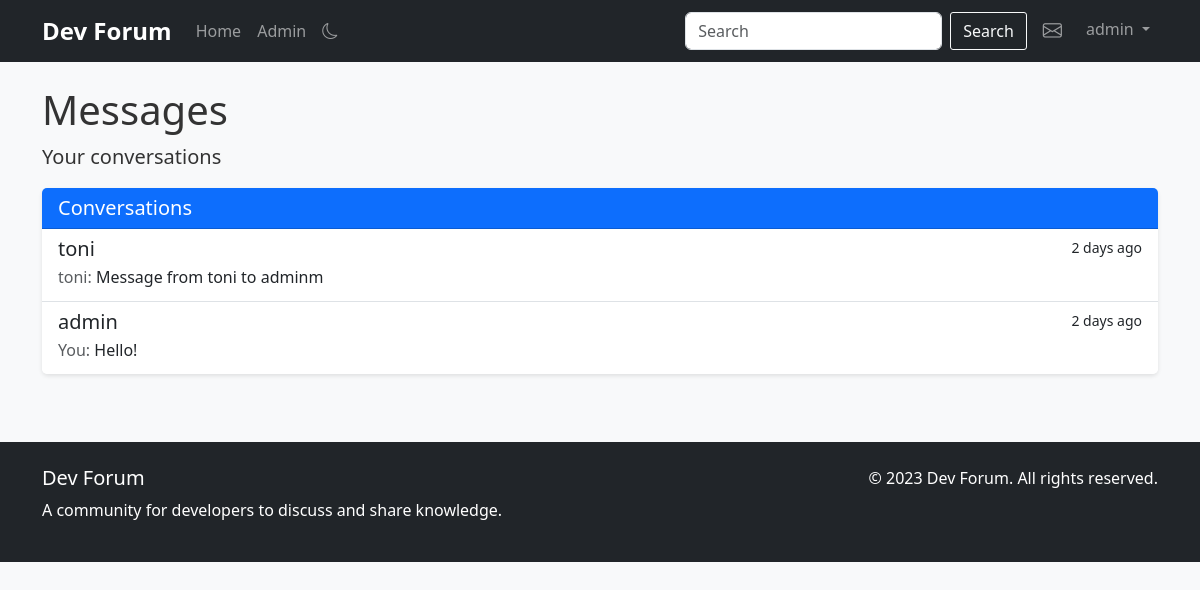
Screenshot of /messages (signed in) with the database file from the repository.
### app.py (models this page shows, shortened)
class User(db.Model, UserMixin):
    id = db.Column(db.Integer, primary_key=True)
    username = db.Column(db.String(80), unique=True, nullable=False, index=True)
    email = db.Column(db.String(120), unique=True, nullable=False, index=True)
    password_hash = db.Column(db.String(128))
    bio = db.Column(db.Text, nullable=True)
    join_date = db.Column(db.DateTime, default=datetime.utcnow, index=True)
    is_admin = db.Column(db.Boolean, default=False)
    posts = db.relationship('Post', backref='author', lazy='dynamic', cascade='all, delete-orphan')
    comments = db.relationship('Comment', backref='author', lazy='dynamic', cascade='all, delete-orphan')

class Message(db.Model):
    id = db.Column(db.Integer, primary_key=True)
    content = db.Column(db.Text, nullable=False)
    created_at = db.Column(db.DateTime, default=datetime.utcnow, index=True)
    is_read = db.Column(db.Boolean, default=False)
    sender_id = db.Column(db.Integer, db.ForeignKey('user.id'), nullable=False, index=True)
    recipient_id = db.Column(db.Integer, db.ForeignKey('user.id'), nullable=False, index=True)
    sender = db.relationship('User', foreign_keys=[sender_id], backref=db.backref('sent_messages', lazy='dynamic'))
    recipient = db.relationship('User', foreign_keys=[recipient_id], backref=db.backref('received_messages', lazy='dynamic'))

### app.py (the view)
@app.route('/messages')
@login_required
def messages():
    sent_to_users = db.session.query(User).join(Message, User.id == Message.recipient_id).filter(Message.sender_id == current_user.id).distinct().all()
    received_from_users = db.session.query(User).join(Message, User.id == Message.sender_id).filter(Message.recipient_id == current_user.id).distinct().all()
    conversation_users = list(set(sent_to_users + received_from_users))
    conversations = []
    for user in conversation_users:
        last_message = Message.query.filter(
            ((Message.sender_id == current_user.id) & (Message.recipient_id == user.id)) |
            ((Message.sender_id == user.id) & (Message.recipient_id == current_user.id))
        ).order_by(Message.created_at.desc()).first()
        unread_count = Message.query.filter_by(
            sender_id=user.id,
            recipient_id=current_user.id,
            is_read=False
        ).count()
        conversations.append({
            'user': user,
            'last_message': last_message,
            'unread_count': unread_count
        })
    conversations.sort(key=lambda x: x['last_message'].created_at if x['last_message'] else datetime.min, reverse=True)
    return render_template('messages.html', conversations=conversations)

### app.py (called while the page is built)
@app.template_filter('time_since')
def time_since(dt):
    now = datetime.utcnow()
    diff = now - dt
    if diff.days > 365:
        years = diff.days // 365
        return f"{years} year{'s' if years > 1 else ''} ago"
    elif diff.days > 30:
        months = diff.days // 30
        return f"{months} month{'s' if months > 1 else ''} ago"
    elif diff.days > 0:
        return f"{diff.days} day{'s' if diff.days > 1 else ''} ago"
    elif diff.seconds > 3600:
        hours = diff.seconds // 3600
        return f"{hours} hour{'s' if hours > 1 else ''} ago"
    elif diff.seconds > 60:
        minutes = diff.seconds // 60
        return f"{minutes} minute{'s' if minutes > 1 else ''} ago"
    else:
        return "just now"

@login_manager.user_loader
def load_user(user_id):
    return User.query.get(int(user_id))

### templates/messages.html (shortened to what this page needs)
{% extends "base.html" %}
{% block content %}
<div class="row">
    <div class="col-md-12">
        <h1>Messages</h1>
        <p class="lead">Your conversations</p>
        <div class="card">
            <div class="card-header bg-primary text-white">
                <h5 class="mb-0">Conversations</h5>
            </div>
            <div class="list-group list-group-flush">
                {% for conversation in conversations %}
                <a href="{{ url_for('conversation', username=conversation.user.username) }}" class="list-group-item list-group-item-action">
                    <div class="d-flex w-100 justify-content-between">
                        <h5 class="mb-1">
                            {{ conversation.user.username }}
                        </h5>
                        <small>
                            {% if conversation.last_message %}
                            {{ conversation.last_message.created_at|time_since }}
                            {% endif %}
                        </small>
                    </div>
                    {% if conversation.last_message %}
                    <p class="mb-1">
                        {% if conversation.last_message.sender_id == current_user.id %}
                        <span class="text-muted">You:</span>
                        {% else %}
                        <span class="text-muted">{{ conversation.user.username }}:</span>
                        {% endif %}
                        {{ conversation.last_message.content|truncate(100) }}
                    </p>
                    {% else %}
                    <p class="mb-1 text-muted">No messages yet</p>
                    {% endif %}
                </a>
                {% else %}
                <div class="list-group-item">
                    <p class="mb-0">You don't have any conversations yet.</p>
                    <p class="mb-0">Visit a user's profile to start a conversation.</p>
                </div>
                {% endfor %}
            </div>
        </div>
    </div>
</div>
{% endblock %}

### templates/base.html (shortened to what this page needs)
<!DOCTYPE html>
<html lang="en">
<head>
    <link href="https://cdn.jsdelivr.net/npm/bootstrap@5.3.0-alpha1/dist/css/bootstrap.min.css" rel="stylesheet">
    <link rel="stylesheet" href="https://cdn.jsdelivr.net/npm/bootstrap-icons@1.10.3/font/bootstrap-icons.css">
    <link rel="stylesheet" href="https://cdn.jsdelivr.net/npm/prismjs@1.29.0/themes/prism.min.css">
    <link rel="stylesheet" href="https://cdn.jsdelivr.net/npm/prismjs@1.29.0/plugins/line-numbers/prism-line-numbers.min.css">
    <link rel="stylesheet" href="{{ url_for('static', filename='css/style.css') }}">
</head>
<body>
    <nav class="navbar navbar-expand-lg navbar-dark bg-dark">
        <div class="container">
            <a class="navbar-brand" href="{{ url_for('index') }}">Dev Forum</a>
            <div class="collapse navbar-collapse" id="navbarNav">
                <ul class="navbar-nav me-auto">
                    <li class="nav-item">
                        <a class="nav-link" href="{{ url_for('index') }}">Home</a>
                    </li>
                    {% if current_user.is_admin %}
                    <li class="nav-item">
                        <a class="nav-link" href="{{ url_for('admin') }}">Admin</a>
                    </li>
                    {% endif %}
                </ul>
                <form class="d-flex me-2" action="{{ url_for('search') }}" method="get">
                    <input class="form-control me-2" type="search" name="query" placeholder="Search" aria-label="Search">
                    <button class="btn btn-outline-light" type="submit">Search</button>
                </form>
                <ul class="navbar-nav">
                    {% if current_user.is_authenticated %}
                    <li class="nav-item me-2">
                        <a class="nav-link position-relative" href="{{ url_for('messages') }}">
                            <i class="bi bi-envelope"></i>
                        </a>
                    </li>
                    <li class="nav-item dropdown">
                        <a class="nav-link dropdown-toggle" href="#" id="navbarDropdown" role="button" data-bs-toggle="dropdown" aria-expanded="false">
                            {{ current_user.username }}
                        </a>
                    </li>
                    {% endif %}
                </ul>
            </div>
        </div>
    </nav>
    <div class="container mt-4">
        {% block content %}{% endblock %}
    </div>
    <footer class="bg-dark text-white mt-5 py-4">
        <div class="container">
            <div class="row">
                <div class="col-md-6">
                    <h5>Dev Forum</h5>
                    <p>A community for developers to discuss and share knowledge.</p>
                </div>
                <div class="col-md-6 text-md-end">
                    <p>&copy; 2023 Dev Forum. All rights reserved.</p>
                </div>
            </div>
        </div>
    </footer>
</body>
</html>

### static/css/style.css (style rules this page uses)
body { font-family: 'Segoe UI', Tahoma, Geneva, Verdana, sans-serif; background-color: #f8f9fa; color: #333; }
.navbar-brand { font-weight: bold; font-size: 1.5rem; }
.nav-link .bi-envelope { font-size: 1.2rem; }
.card { box-shadow: 0 2px 4px rgba(0, 0, 0, 0.1); border: none; margin-bottom: 20px; }
.card-header { font-weight: bold; }
footer { margin-top: 50px; }
.btn { border-radius: 3px; }

### rows the page displays
User: username "admin", user.username "admin"
User: user.username "toni", user.username "toni"
Message: last_message.created_at "2 days ago", last_message.content "Message from toni to adminm"
Message: last_message.created_at "2 days ago", last_message.content "Hello!"
